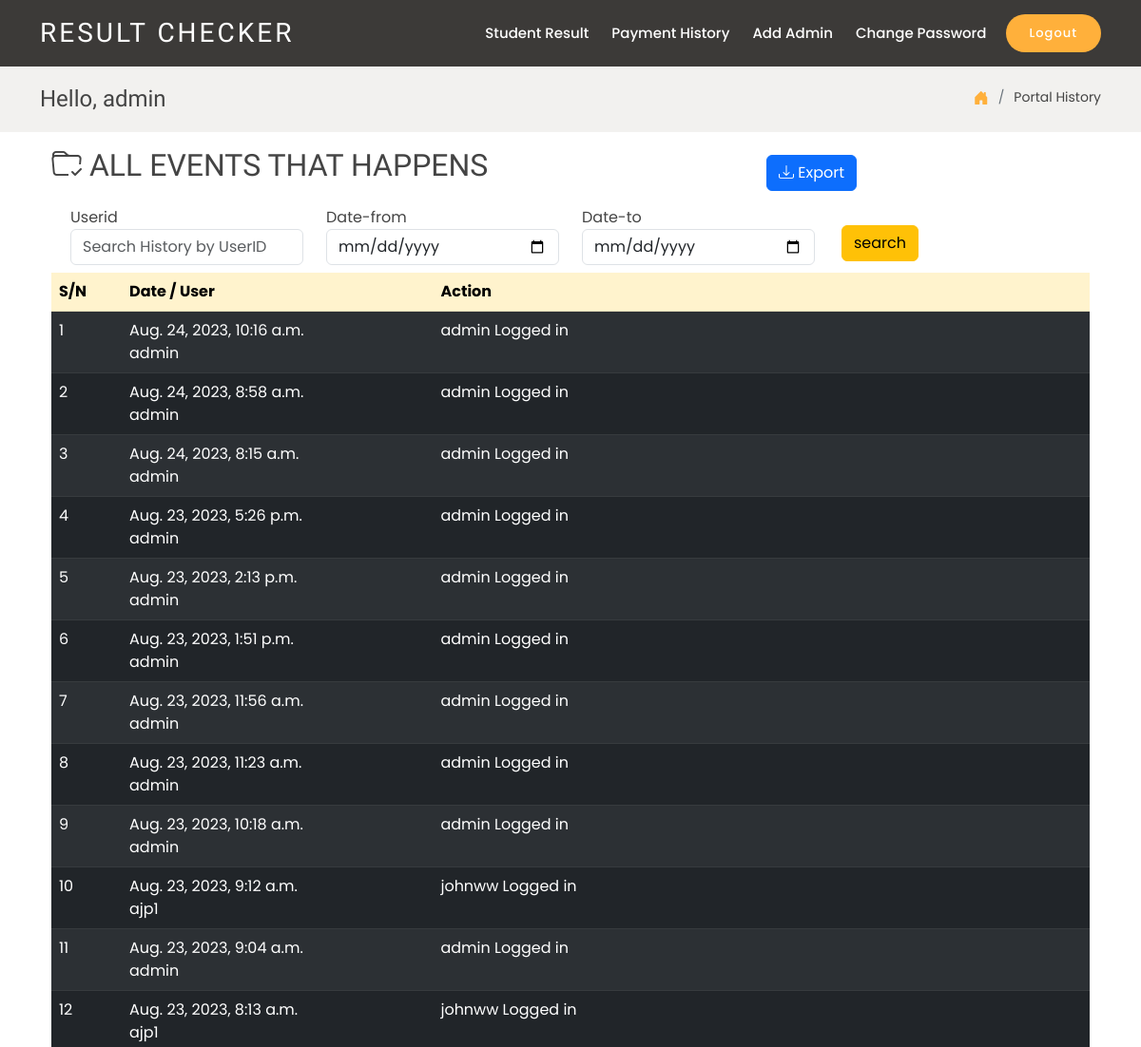
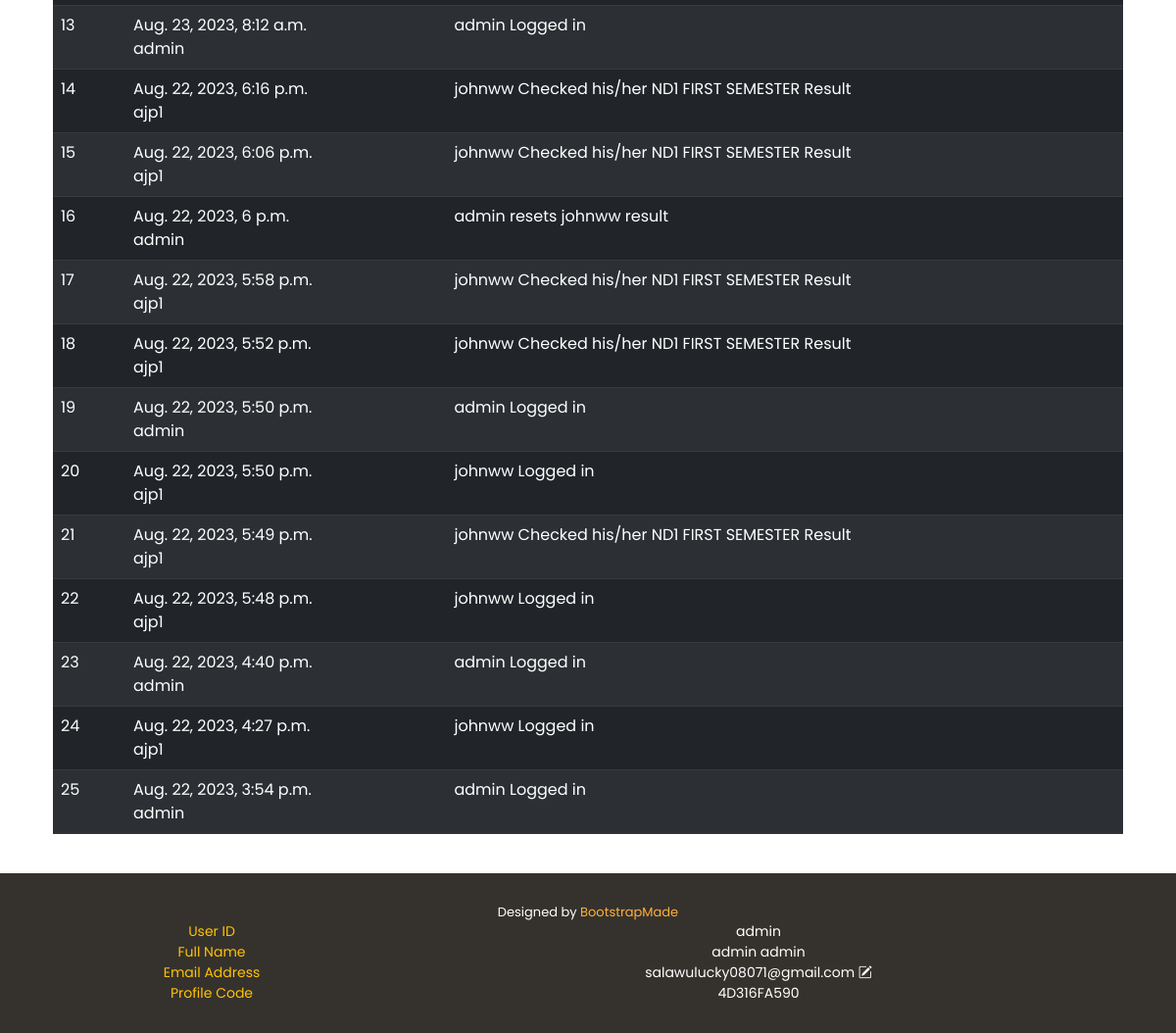
The page /portalhist (signed in) on the database its author committed (2 pictures, top to bottom).
### users/models.py (models this page shows, shortened)
class User(AbstractUser):
    username = None
    userid = models.CharField(max_length=150, unique=True, null=True, blank=True)
    email=models.EmailField(max_length=150, null=True,blank=True)
    name=models.CharField(max_length=150, null=True,blank=True)
    duration=models.IntegerField(blank=True,null=True)
    profile_ID=models.CharField(max_length=11, null=True,blank=True)
    created_at = models.DateTimeField(auto_now_add=True,null=True)
    updated_at =  models.DateTimeField(auto_now=True,null=True)
    profile_pic=models.ImageField(default='profilepic.png',null=True,blank=True)
    active= models.BooleanField(default=True,blank=True)
    pass_change = models.BooleanField(default=False,blank=True)
    class Meta:
        ordering = ['-created_at']
        indexes = [
            models.Index(fields=['-created_at']),
        ]
    objects=UserManager( )
    USERNAME_FIELD ='userid'
    REQUIRED_FIELDS=[]

### administrator/models.py (models this page shows, shortened)
class Tracking(models.Model):
    student = models.CharField(max_length=200, blank=True,null=True)
    change_reason = models.CharField(max_length=2000, blank=True,null=True)
    date = models.DateTimeField(auto_now_add=True, blank=True,null=True)
    class Meta:
        ordering = ['-date']
        indexes = [
            models.Index(fields=['-date']),
        ]

### administrator/decorators.py (the view)
    def wrapper_function(request, *args, **kwargs):
        group= None
        if request.user.groups.exists():
            group = request.user.groups.all()[0].name
        if group == 'student':
            return redirect('decline')
        else:
            return view_func(request, *args,**kwargs)

### administrator/views.py (called while the page is built)
@login_required(login_url='login')
@admin_only
def portalhist(request):
    his=Tracking.objects.all()
    myFilter=TrackingFilter(request.GET, queryset=his)
    his=myFilter.qs
    context={'his':his}
    return render(request, 'portalhist.html',context)

### templates/portalhist.html (shortened to what this page needs)
{% extends 'index.html' %}
{% load static %}
{% block content %}
    <section class="breadcrumbs">
        <div class="container">
          <div class="d-flex justify-content-between align-items-center">
            <h2>{% if user.is_authenticated %} Hello, {{user.first_name}} {% endif %}{% if user.groups.all.0.name == 'student' %}<span>{{user.profile_ID}}</span>{% endif %}</h2>
            <ol>
              <li><a href="{% url 'dashboard' %}"><i style='font-size:16px;' class="bi bi-house-door-fill"></i></a></li>
              <li>Portal History</li>
            </ol>
          </div>
        </div>
      </section>
      {% include 'msg.html' %}
      <div class="container mt-3">
        <div class='row'>
            <div class='col-lg-8 col-sm-5'>
            <h2><i class="bi bi-folder-check"></i> ALL EVENTS THAT HAPPENS</h2>
            </div>
            <div class='col-lg-2 m-2 col-sm-5 col-md-5'>
              <a class=" btn btn-primary text-white" type='button' href="{% url 'export_history' %}?{% if request.GET.student %}student={{ request.GET.student }}&{% endif %}"><i style='font-size:16px;' class="bi bi-download"></i> Export</a>
            </div>
          </div>
            <form autocomplete="off" method='get'>
            <div class='row m-2'>
                <div class='col-lg-3 col-sm-12'>
                  <label for='userid'>Userid</label>
            <input name="student" type="text" placeholder='Search History by UserID' class="form-control" id="userid">
                </div>
                <div class='col-lg-3 col-sm-12'>
                  <label for='userid'>Date-from</label>
                    <input name="date_from" type="date" placeholder='Search user by UserID' class="form-control" id="datefrom" >
                        </div>
                        <div class='col-lg-3 col-sm-12'>
                          <label for='userid'>Date-to</label>
                            <input name="date_to" type="date" placeholder='Search user by UserID' class="form-control" id="dateto">
                                </div>
            <div class='col-2 mt-3'>
                <input class='btn m-1 btn-secondary btn-warning' type='submit' value='search'>
                </div>
            </div>
        </form>
        {% if his %}
        <div class="table-responsive">
        <table class="table table-striped">
          <thead >
            <tr class="table-warning text-white">
              <th>S/N</th>
              <th>Date / User</th>
              <th>Action</th>
            </tr>
          </thead>
          <tbody>
            {% for i in his %}
            <tr class="table-dark text-white">
              <td>{{forloop.counter}}</td>
              <td>
                {{i.date}}<br>{{i.student}}
              </td>
              <td>{{i.change_reason}}</td>
            </tr>
            {% endfor %}
          </tbody>
        </div>
      </div>
      {% else %}
    <center class='h2 mt-4 text-danger'><i style='font-size:30px;' class="bi bi-eye-slash-fill"></i> No History Found<br></center>
    {% endif %}
      </div>
      <br>
{% endblock %}

### templates/index.html (shortened to what this page needs)
{% load static %}
<!DOCTYPE html>
<html lang="en">
<head>
  <link href="{% static 'assets/vendor/animate.css/animate.min.css' %}" rel="stylesheet">
  <link href="{% static 'assets/vendor/bootstrap/css/bootstrap.min.css' %}" rel="stylesheet">
  <link href="{% static 'assets/vendor/bootstrap-icons/bootstrap-icons.css' %}" rel="stylesheet">
  <link href="{% static 'assets/css/style.css' %}" rel="stylesheet">
</head>
<body>
  <header id="header" class="fixed-top d-flex align-items-center ">
    <div class="container-fluid container-xl d-flex align-items-center justify-content-between">
      <div class="logo me-auto">
        {% if user.is_authenticated %}
        <h1><a href="{% url 'dashboard' %}">RESULT CHECKER</a></h1>
      </div>
      {% else %}
      <h1><a href="#">RESULT CHECKER</a></h1>
      </div>
      {% endif %}
      <nav id="navbar" class="navbar order-last order-lg-0">
        <ul>
          {% if user.is_authenticated %}
          {% if user.groups.all.0.name == 'admin' %}
          <li><a class="nav-link scrollto "  href="{% url 'adminstudent' %}">Student Result</a></li>
          <li><a class="nav-link scrollto "  href="{% url 'transaction' %}">Payment History</a></li>
          <li><a class="nav-link scrollto "  " data-bs-toggle="modal" data-bs-target="#addadmin"  href="#">Add Admin</a></li>
          {% endif %}
          <li><a class="nav-link scrollto " data-bs-toggle="modal" data-bs-target="#changepassword"  href="#">Change Password</a></li>
          {% endif %}
        </ul>
      </nav>
      {% if user.is_authenticated %}
      <a data-bs-toggle="modal" data-bs-target="#logout"  href="#"  class="book-a-table-btn scrollto">Logout</a>
      {% else %}
      <a  href="{% url 'login' %}"  class="book-a-table-btn scrollto">Login</a>
      {% endif %}
    </div>
  </header>
  <main id="main">
{% block content %}
{% endblock content %}
  </main>
  <footer id="footer">
    <div class="container">
      <div class="credits">
        Designed by <a href="https://bootstrapmade.com/">BootstrapMade</a>
      </div>
      {% if user.is_authenticated %}
        <div class="row col-lg-12 col-sm-12">
          <div class="col-lg-4 col-sm-4  label text-warning ">User ID</div>
          <div class="col-lg-8 col-sm-4 ">{{user.userid}}</div>
        </div>
      <div class="row col-lg-12 col-sm-12">
        <div class="col-lg-4 col-sm-4 label label text-warning">Full Name</div>
        <div class="col-lg-8 col-sm-4 ">{{user.first_name}} {{user.last_name}}</div>
      </div>
      <div class="row col-lg-12 col-sm-12">
          <div class="col-lg-4 col-sm-4  label label text-warning">Email Address</div>
          <div class="col-lg-8 col-sm-4 ">{{user.email}} <i data-bs-toggle="modal" data-bs-target="#email" class='bi bi-pencil-square'></i></div>
        </div>
        <div class="row col-lg-12 col-sm-12">
          <div class="col-lg-4 col-sm-4  label label text-warning">Profile Code</div>
          <div class="col-lg-8 col-sm-4 ">{{user.profile_ID}}</div>
        </div>
        {% endif %}
    </div>
  </footer>
</body>
</html>

### templates/msg.html (shortened to what this page needs)
<div class="container">

### static/assets/css/style.css (style rules this page uses)
body { font-family: "Poppins", sans-serif; color: #444444; }
a { text-decoration: none; color: #ffb03b; }
h1, h2, h3, h4, h5, h6 { font-family: "Satisfy", sans-serif; }
#header { height: 70px; z-index: 997; transition: all 0.5s; padding: 10px 0; background: rgba(26, 24, 22, 0.85); }
#header .logo h1 { font-size: 28px; margin: 0; line-height: 1; font-weight: 400; letter-spacing: 3px; }
#header .logo h1 a, #header .logo h1 a:hover { color: #fff; text-decoration: none; }
.book-a-table-btn { background: #ffb03b; color: #fff; border-radius: 50px; margin: 0 0 0 20px; padding: 10px 25px; font-size: 13px; font-weight: 500; letter-spacing: 1px; transition: 0.3s; white-space: nowrap; }
.navbar { padding: 0; }
.navbar ul { margin: 0; padding: 0; display: flex; list-style: none; align-items: center; }
.navbar li { position: relative; }
.navbar a, .navbar a:focus { display: flex; align-items: center; justify-content: space-between; padding: 10px 0 10px 24px; font-size: 15px; font-weight: 500; color: white; white-space: nowrap; transition: 0.3s; }
section { padding: 60px 0; }
.breadcrumbs { padding: 20px 0; background-color: #f2f1ef; min-height: 40px; margin-top: 70px; }
.breadcrumbs h2 { font-size: 24px; font-weight: 300; margin: 0; }
.breadcrumbs ol { display: flex; flex-wrap: wrap; list-style: none; padding: 0; margin: 0; font-size: 14px; }
.breadcrumbs ol li+li { padding-left: 10px; }
.breadcrumbs ol li+li::before { display: inline-block; padding-right: 10px; color: #6c757d; content: "/"; }
#footer { background: #35322d; color: #fff; font-size: 14px; text-align: center; padding: 30px 0; }
#footer .credits { font-size: 13px; }

### rows shown on the page
User: first_name "admin", userid "admin", last_name "admin", email "salawulucky08071@gmail.com", profile_ID "4D316FA590"
Tracking: date "Aug. 24, 2023, 10:16 a.m.", student "admin", change_reason "admin Logged in"
Tracking: date "Aug. 24, 2023, 8:58 a.m.", student "admin", change_reason "admin Logged in"
Tracking: date "Aug. 24, 2023, 8:15 a.m.", student "admin", change_reason "admin Logged in"
Tracking: date "Aug. 23, 2023, 5:26 p.m.", student "admin", change_reason "admin Logged in"
Tracking: date "Aug. 23, 2023, 2:13 p.m.", student "admin", change_reason "admin Logged in"
Tracking: date "Aug. 23, 2023, 1:51 p.m.", student "admin", change_reason "admin Logged in"
Tracking: date "Aug. 23, 2023, 11:56 a.m.", student "admin", change_reason "admin Logged in"
Tracking: date "Aug. 23, 2023, 11:23 a.m.", student "admin", change_reason "admin Logged in"
Tracking: date "Aug. 23, 2023, 10:18 a.m.", student "admin", change_reason "admin Logged in"
Tracking: date "Aug. 23, 2023, 9:12 a.m.", student "ajp1", change_reason "johnww Logged in"
Tracking: date "Aug. 23, 2023, 9:04 a.m.", student "admin", change_reason "admin Logged in"
Tracking: date "Aug. 23, 2023, 8:13 a.m.", student "ajp1", change_reason "johnww Logged in"
Tracking: date "Aug. 23, 2023, 8:12 a.m.", student "admin", change_reason "admin Logged in"
Tracking: date "Aug. 22, 2023, 6:16 p.m.", student "ajp1", change_reason "johnww Checked his/her ND1 FIRST SEMESTER Result"
Tracking: date "Aug. 22, 2023, 6:06 p.m.", student "ajp1", change_reason "johnww Checked his/her ND1 FIRST SEMESTER Result"
Tracking: date "Aug. 22, 2023, 6 p.m.", student "admin", change_reason "admin resets johnww result"
Tracking: date "Aug. 22, 2023, 5:58 p.m.", student "ajp1", change_reason "johnww Checked his/her ND1 FIRST SEMESTER Result"
Tracking: date "Aug. 22, 2023, 5:52 p.m.", student "ajp1", change_reason "johnww Checked his/her ND1 FIRST SEMESTER Result"
Tracking: date "Aug. 22, 2023, 5:50 p.m.", student "admin", change_reason "admin Logged in"
Tracking: date "Aug. 22, 2023, 5:50 p.m.", student "ajp1", change_reason "johnww Logged in"
Tracking: date "Aug. 22, 2023, 5:49 p.m.", student "ajp1", change_reason "johnww Checked his/her ND1 FIRST SEMESTER Result"
Tracking: date "Aug. 22, 2023, 5:48 p.m.", student "ajp1", change_reason "johnww Logged in"
Tracking: date "Aug. 22, 2023, 4:40 p.m.", student "admin", change_reason "admin Logged in"
Tracking: date "Aug. 22, 2023, 4:27 p.m.", student "ajp1", change_reason "johnww Logged in"
Tracking: date "Aug. 22, 2023, 3:54 p.m.", student "admin", change_reason "admin Logged in"
